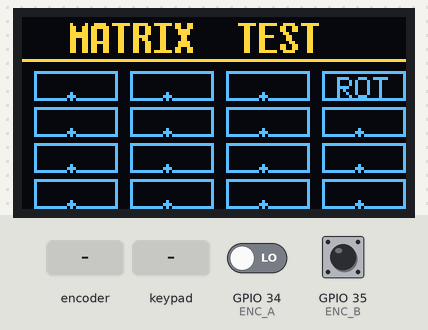
This program was run on a simulated ESP32. On the bench: 128×64 one-colour display. Wiring (inferred from the names in the program): 4×4 keypad with keys 1 2 3 A 4 5 6 B 7 8 9 C * 0 # D (labels assumed): rows GPIO 25, GPIO 26, GPIO 32, GPIO 33; columns GPIO 27, GPIO 14, GPIO 12, GPIO 13. The inputs (shaded band) are chosen by the test bench; at power-on: GPIO 34 (ENC_A) LOW, GPIO 35 (ENC_B) HIGH. The OLED is the two-colour kind (top 16 rows yellow); what the program prints to the serial monitor is not drawn.

Above: at 1.2 s.
1.3 s: rotary encoder on GPIO 34 (ENC_A) / GPIO 35 (ENC_B) turned 3 steps (first pin leading)
3.4 s: key '1' pressed
Timing chart, 0 to 6.4 s (numbered marks = the images above; inputs shaded):
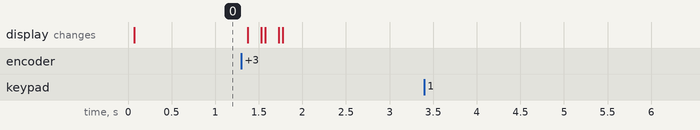

Measured:
- after the input at 3.4 s, every drawn part: stays the same

The program:

main.cpp
```cpp
#include <Arduino.h>
#include <U8g2lib.h>
#include "keymap.h"

// Software SPI — uses exact pin assignments, no remapping issues
U8G2_SSD1309_128X64_NONAME0_F_4W_SW_SPI u8g2(U8G2_R2, OLED_CLK, OLED_MOSI, OLED_CS, OLED_DC, OLED_RES);

bool keyState[ROWS][COLS] = {};
bool keyRaw[ROWS][COLS]   = {};
uint32_t debounceTime[ROWS][COLS] = {};
bool displayDirty = true;

// Encoder state
volatile int encoderPos = 0;
int lastEncoderPos = 0;
bool lastA = false;
bool showFullWhite = false;

void IRAM_ATTR encoderISR() {
    bool a = digitalRead(ENC_A);
    bool b = digitalRead(ENC_B);
    if (a != lastA) {
        encoderPos += (a != b) ? 1 : -1;
        lastA = a;
    }
}

void setupPins() {
    for (int r = 0; r < ROWS; r++) {
        pinMode(ROW_PINS[r], OUTPUT);
        digitalWrite(ROW_PINS[r], HIGH);
    }
    for (int c = 0; c < COLS; c++) {
        pinMode(COL_PINS[c], INPUT_PULLUP);
    }
    pinMode(ENC_A, INPUT);
    pinMode(ENC_B, INPUT);
    lastA = digitalRead(ENC_A);
    attachInterrupt(digitalPinToInterrupt(ENC_A), encoderISR, CHANGE);
}

void scanMatrix() {
    uint32_t now = millis();

    for (int r = 0; r < ROWS; r++) {
        digitalWrite(ROW_PINS[r], LOW);
        delayMicroseconds(20);

        for (int c = 0; c < COLS; c++) {
            bool pressed = (digitalRead(COL_PINS[c]) == LOW);

            if (pressed != keyRaw[r][c]) {
                keyRaw[r][c] = pressed;
                debounceTime[r][c] = now;
            }

            if ((now - debounceTime[r][c]) >= DEBOUNCE_MS) {
                if (pressed != keyState[r][c]) {
                    keyState[r][c] = pressed;
                    displayDirty = true;
                    Serial.printf("Key %s: R%d C%d\n",
                                  pressed ? "DOWN" : "UP", r, c);
                }
            }
        }

        digitalWrite(ROW_PINS[r], HIGH);
    }
}

void drawMatrixDisplay() {
    u8g2.clearBuffer();
    u8g2.setFont(u8g2_font_7x14B_tr);

    // Title
    u8g2.drawStr(16, 12, "MATRIX  TEST");
    u8g2.drawHLine(0, 14, 128);

    // 4x4 grid of key boxes
    // Each cell: 28x10 pixels, with 4px gap
    const int startX = 4;
    const int startY = 18;
    const int cellW = 28;
    const int cellH = 10;
    const int gapX = 4;
    const int gapY = 2;

    u8g2.setFont(u8g2_font_6x10_tr);

    for (int r = 0; r < ROWS; r++) {
        for (int c = 0; c < COLS; c++) {
            int x = startX + c * (cellW + gapX);
            int y = startY + r * (cellH + gapY);

            if (keyState[r][c]) {
                // Pressed: filled box with inverted "X"
                u8g2.drawBox(x, y, cellW, cellH);
                u8g2.setDrawColor(0);
                u8g2.drawStr(x + 10, y + 9, "X");
                u8g2.setDrawColor(1);
            } else if (r == 0 && c == 3) {
                // Rotary position: shows current mode
                u8g2.drawFrame(x, y, cellW, cellH);
                const char *label = "ROT";
                int tw = u8g2.getStrWidth(label);
                u8g2.drawStr(x + (cellW - tw) / 2, y + 9, label);
            } else {
                // Not pressed: outline with dot
                u8g2.drawFrame(x, y, cellW, cellH);
                u8g2.drawStr(x + 10, y + 9, ".");
            }
        }
    }

    u8g2.sendBuffer();
}

void setup() {
    Serial.begin(115200);
    Serial.println("Matrix Test Mode");

    u8g2.begin();
    Serial.println("OLED OK");

    setupPins();

    // Diagnostic: read all column pins with all rows HIGH (no scan)
    Serial.println("Column pin states (expect all HIGH):");
    for (int c = 0; c < COLS; c++) {
        Serial.printf("  Col%d (GPIO%d): %d\n", c, COL_PINS[c], digitalRead(COL_PINS[c]));
    }
    Serial.println("Row pin states:");
    for (int r = 0; r < ROWS; r++) {
        Serial.printf("  Row%d (GPIO%d): %d\n", r, ROW_PINS[r], digitalRead(ROW_PINS[r]));
    }
    Serial.println("Ready. Press keys.");
}

void loop() {
    scanMatrix();

    int pos = encoderPos;
    if (pos != lastEncoderPos) {
        lastEncoderPos = pos;
        showFullWhite = !showFullWhite;
        displayDirty = true;
        Serial.printf("Display: %s\n", showFullWhite ? "FULL WHITE" : "MATRIX");
    }

    if (displayDirty) {
        if (showFullWhite) {
            u8g2.clearBuffer();
            u8g2.drawBox(0, 0, 128, 64);
            u8g2.sendBuffer();
        } else {
            drawMatrixDisplay();
        }
        displayDirty = false;
    }

    delayMicroseconds(SCAN_INTERVAL_US);
}
```

keymap.h
```cpp
#pragma once

#include <BleKeyboard.h>

// Matrix dimensions
#define ROWS 4
#define COLS 4

// Row pins (active-low outputs during scan)
const uint8_t ROW_PINS[ROWS] = {32, 33, 25, 26};

// Column pins (inputs with internal pull-up)
const uint8_t COL_PINS[COLS] = {27, 14, 12, 13};

// OLED (SPI: 4-wire, write-only)
#define OLED_CLK  22   // display "SCK" pin
#define OLED_MOSI 21   // display "SDA" pin
#define OLED_RES  19   // display "RES" pin
#define OLED_DC   18   // display "DC" pin
#define OLED_CS    5   // display "CS" pin

// Rotary encoder (hardware debounce, no internal pull-up needed)
#define ENC_A 34
#define ENC_B 35

// Debounce time in milliseconds
#define DEBOUNCE_MS 10

// Scan interval in microseconds
#define SCAN_INTERVAL_US 1000

// Key map: keycodes sent over BLE HID for each matrix position.
// Row 0, Col 3 is not a physical key — mapped to 0 (no-op).
//
// Default layout (edit to match your caps):
//
//   [1] [2] [3] [x]
//   [4] [5] [6] [7]
//   [8] [9] [0] [+]
//   [.] [Enter] [Bksp] [Esc]
//
const uint8_t KEYMAP[ROWS][COLS] = {
    {'1',  '2',     '3',    0},        // Row 0  (Col 3 = no key)
    {'4',  '5',     '6',    '7'},      // Row 1
    {'8',  '9',     '0',    '+'},      // Row 2
    {'.',  KEY_RETURN, KEY_BACKSPACE, KEY_ESC}  // Row 3
};
```
